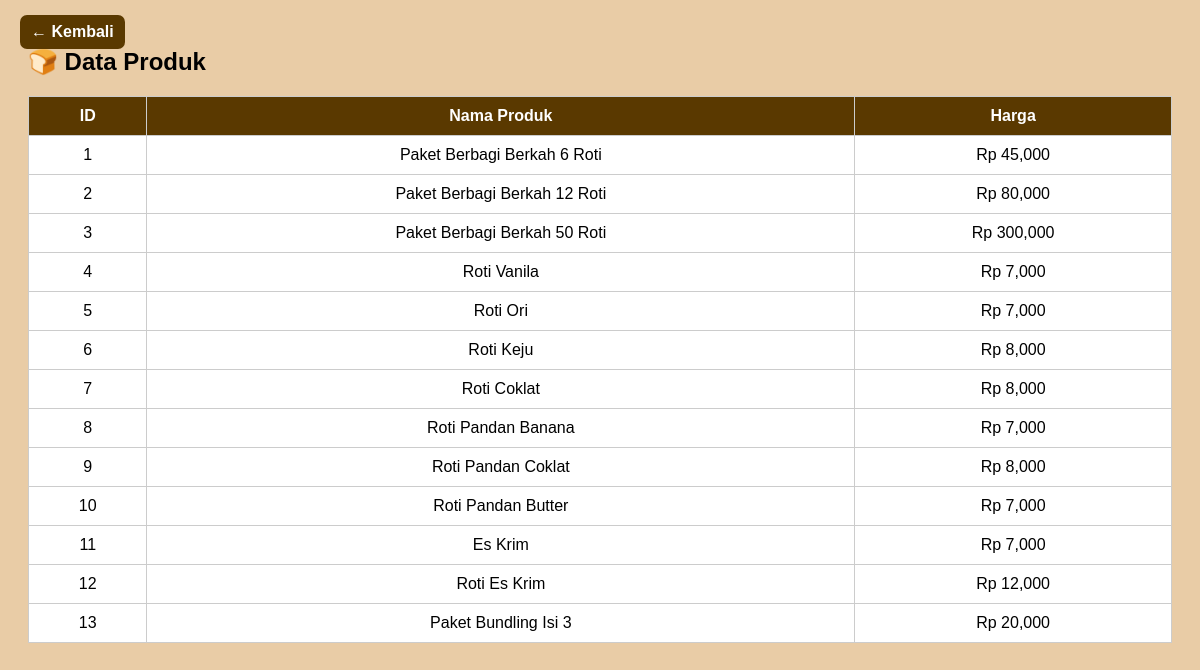
Screenshot of /kasir-app/modules/produk.php (signed in) with the database file from the repository.
### tables this page shows
CREATE TABLE `produk` (
  `id_produk` int(11) NOT NULL,
  `nama_produk` varchar(100) NOT NULL,
  `harga` int(11) NOT NULL,
  `stok` int(11) DEFAULT 0
);

### kasir-app/modules/produk.php (the view, shortened to what this page needs)
<?php
include("../config/db.php");
$produk = $koneksi->query("SELECT * FROM produk");
?>
<!DOCTYPE html>
<html>
<head>
</head>
<body>
    <a href="../home.php" class="btn">← Kembali</a>
    <h2>🍞 Data Produk</h2>
    <table>
        <thead>
            <tr>
                <th>ID</th>
                <th>Nama Produk</th>
                <th>Harga</th>
            </tr>
        </thead>
        <tbody>
            <?php while ($p = $produk->fetch_assoc()): ?>
            <tr>
                <td><?= $p['id_produk'] ?></td>
                <td><?= htmlspecialchars($p['nama_produk']) ?></td>
                <td>Rp <?= number_format($p['harga']) ?></td>
            </tr>
            <?php endwhile; ?>
        </tbody>
    </table>
</body>
</html>

### kasir-app/modules/produk.php (style rules this page uses)
body { font-family: Arial, sans-serif; padding: 20px; background: rgb(233, 204, 166); }
h2 { margin-bottom: 20px; }
a.btn { position: absolute; top: 15px; left: 20px; background: rgb(90, 57, 0); color: white; padding: 8px 11px; text-decoration: none; border-radius: 7px; font-weight: bold; }
table { width: 100%; border-collapse: collapse; background: white; }
thead { background-color: #5A3900; color: white; }
th, td { border: 1px solid #ccc; padding: 10px; text-align: center; }

### rows the page displays
produk: id_produk "1", nama_produk "Paket Berbagi Berkah 6 Roti", harga "45,000"
produk: id_produk "2", nama_produk "Paket Berbagi Berkah 12 Roti", harga "80,000"
produk: id_produk "3", nama_produk "Paket Berbagi Berkah 50 Roti", harga "300,000"
produk: id_produk "4", nama_produk "Roti Vanila", harga "7,000"
produk: id_produk "5", nama_produk "Roti Ori", harga "7,000"
produk: id_produk "6", nama_produk "Roti Keju", harga "8,000"
produk: id_produk "7", nama_produk "Roti Coklat", harga "8,000"
produk: id_produk "8", nama_produk "Roti Pandan Banana", harga "7,000"
produk: id_produk "9", nama_produk "Roti Pandan Coklat", harga "8,000"
produk: id_produk "10", nama_produk "Roti Pandan Butter", harga "7,000"
produk: id_produk "11", nama_produk "Es Krim", harga "7,000"
produk: id_produk "12", nama_produk "Roti Es Krim", harga "12,000"
produk: id_produk "13", nama_produk "Paket Bundling Isi 3", harga "20,000"
